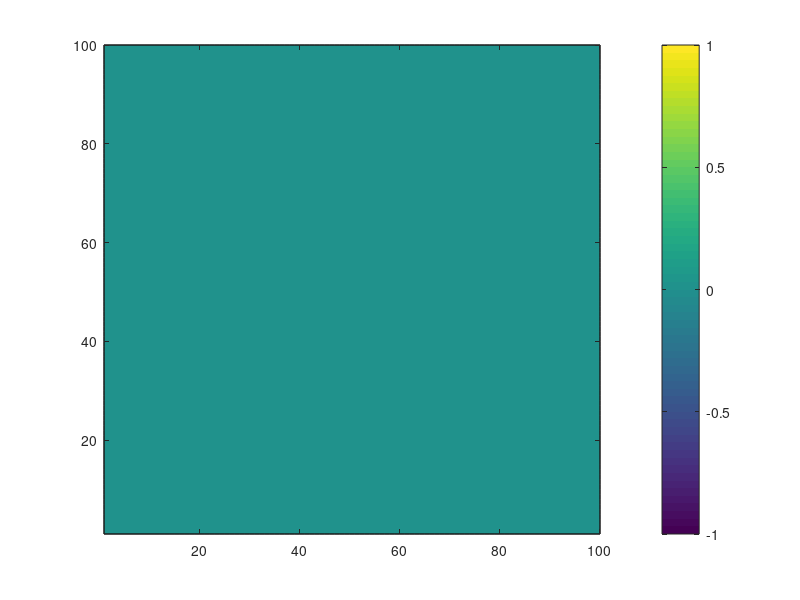

MATLAB code for this plot: (Note: this script raises an error after producing the figure.)
x_size = 100;
y_size = 100;
avi = zeros(x_size, y_size);
varphi_range = [8.5, 40];
theta_range = [66.5, 73.04975944457695];
start_place = [34, 69.5];
end_place = [17 + 24 / 60, 68 + 25 / 60];
x2varphi = @(x) varphi_range(1) + (x - 1) / (x_size - 1)...
    * (varphi_range(2) - varphi_range(1));
y2theta = @(y) theta_range(1) + (y - 1) / (y_size - 1)...
    * (theta_range(2) - theta_range(1));
costline = load('input/costline.txt');

xy2ecs = @(x, y) [x2varphi(x), y2theta(y)];
varphi2x = @(varphi) round((varphi - varphi_range(1) )/ ...
    (varphi_range(2) - varphi_range(1)) *  (x_size - 1)) + 1;
theta2y = @(theta) round((theta - theta_range(1) ) / ...
    (theta_range(2) - theta_range(1)) * (y_size - 1)) + 1;
ecs2xy = @(varphi, theta) [varphi2x(varphi),...
    theta2y(theta)];
[m,n]=size(costline);

lasty=1;
thisy=1;
lastx=1;
thisx=1;
 
figure;
contourf(avi');
colorbar
fid = fopen('totalsolve/totalsolve/avi10.txt', 'w');
fprintf(fid, '%d %d \n ', x_size, y_size);
xstart = varphi2x(start_place(1));
ystart = theta2y(start_place(2));
xend = varphi2x(end_place(1));
yend = theta2y(end_place(2));
fprintf(fid, '%d %d \n ', xstart, ystart);
fprintf(fid, '%d %d \n ', xend, yend);
fprintf(fid, '%d %d \n ', theta_range(1), theta_range(2));
fprintf(fid, '%d %d \n ', varphi_range(1), varphi_range(2));

for ix = 1 : x_size
    for iy = 1 : y_size
        fprintf(fid, '%d ', avi(ix, iy));
    end
    fprintf(fid, '\n');
end
fclose(fid);

save model1.mat x_size avi y_size theta_range ...
    varphi_range start_place end_place x2varphi ...
    y2theta varphi2x theta2y